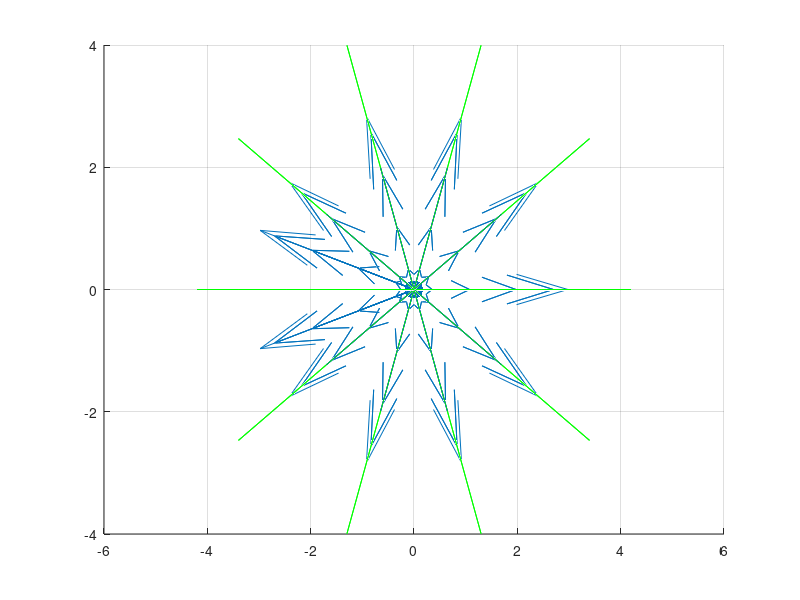

This figure's MATLAB source:
% %% Sheet 6 ----- Task-1
% 
% q = 6.21e-9; % this is a variable for the charge
% a = 0.7;     % This is a variable for the radius
% % arcLength = a*dTheta; % This is a variable for the the length of the arc
% % dQ = (arcLength/(0.5*pi*a))*q; % This is a variable for the 
% % dQ = ((2*q)/pi)*dTheta;
% k = 8.99e9; % Coulomb's constant 
% funX=@(theta) k*2*q/(pi*a^2).*cos(theta); % function for x component of E
% funY=@(theta) k*2*q/(pi*a*a).*sin(theta); % function for Y component of E
% eX = integral(funX,0,(pi/2)) % integral of x component of E
% eY = integral(funY,0,(pi/2)) % integral of y component of E
% 
% 
% %% Task 2
% clear
% clc
% 
% syms r    % define r as a symbol
% 
% % variables
% 
% q = 1.23e-11; % Charge 
% E = 238;      % Electric field
% k = 8.99e9;   % Coulomb's constant 
% 
% eqn= (E== k*q/abs(r^2)) ; % Equation assinged to variable eqn
% 
% 
% s = vpasolve(eqn,r) % solve eqn for r
% s = double(s)       % show the answer 4sf

%% Task 3

% variables
clear
clc

r = 2.1;
X1 = 0; Y1 = 0; Z1 = 0;
n = 10 ;
hold on
theta = pi*(-n:2:n)/n;
phi = (pi/2)*(-n:2:n)'/n;

X = cos(phi)* cos(theta);
Y = cos(phi)* sin(theta);
Z = sin(phi)* ones(size(theta));

plot3(X*r,Y*r,Z*r,'b')
plot3(X*2*r,Y*2*r,Z*2*r,'g')

[U,V,W]=surfnorm(X,Y,Z);
quiver3(X*0,Y*0,Z*0,U,V,W,4*r)
scatter3(X1,Y1,Z1,170,'filled','r')
grid on
hold off







